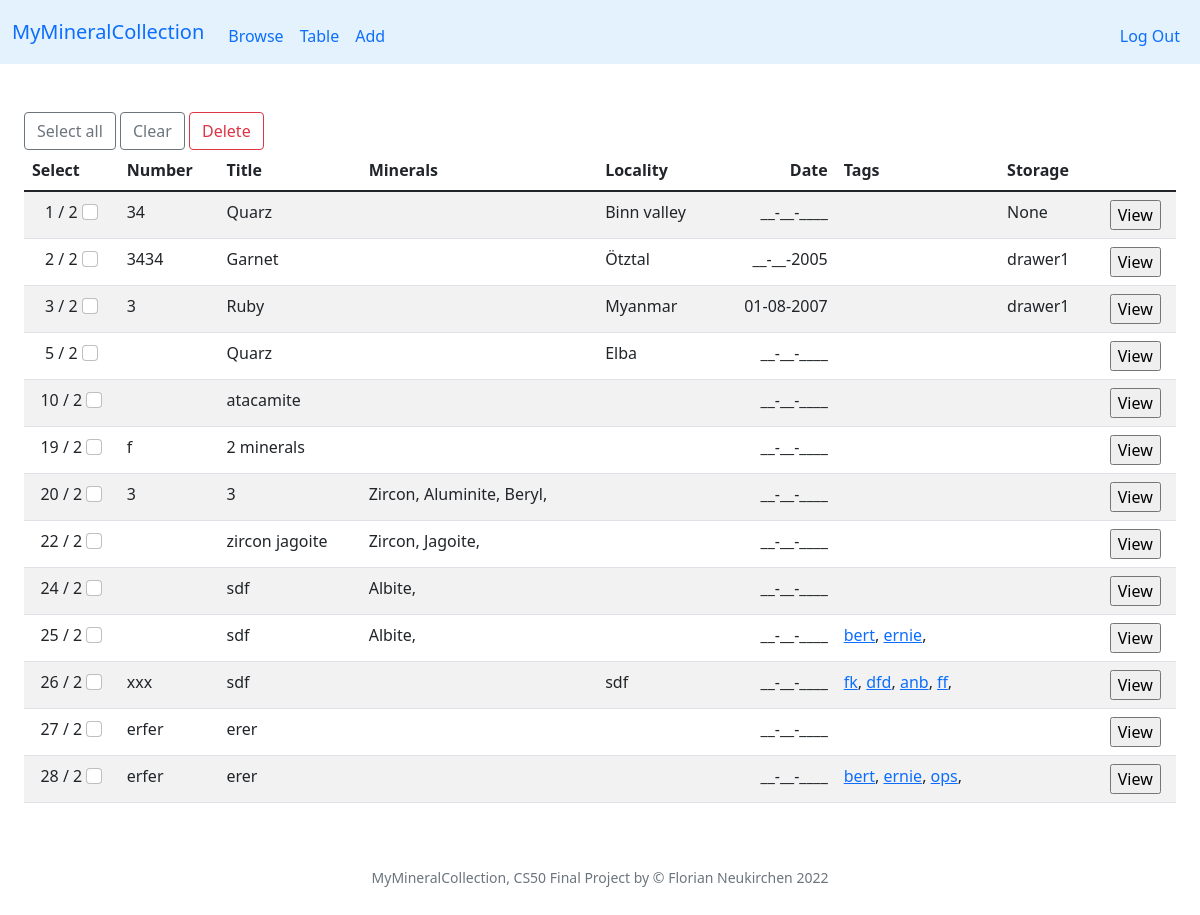
The page /table (signed in) on the database as committed earlier.
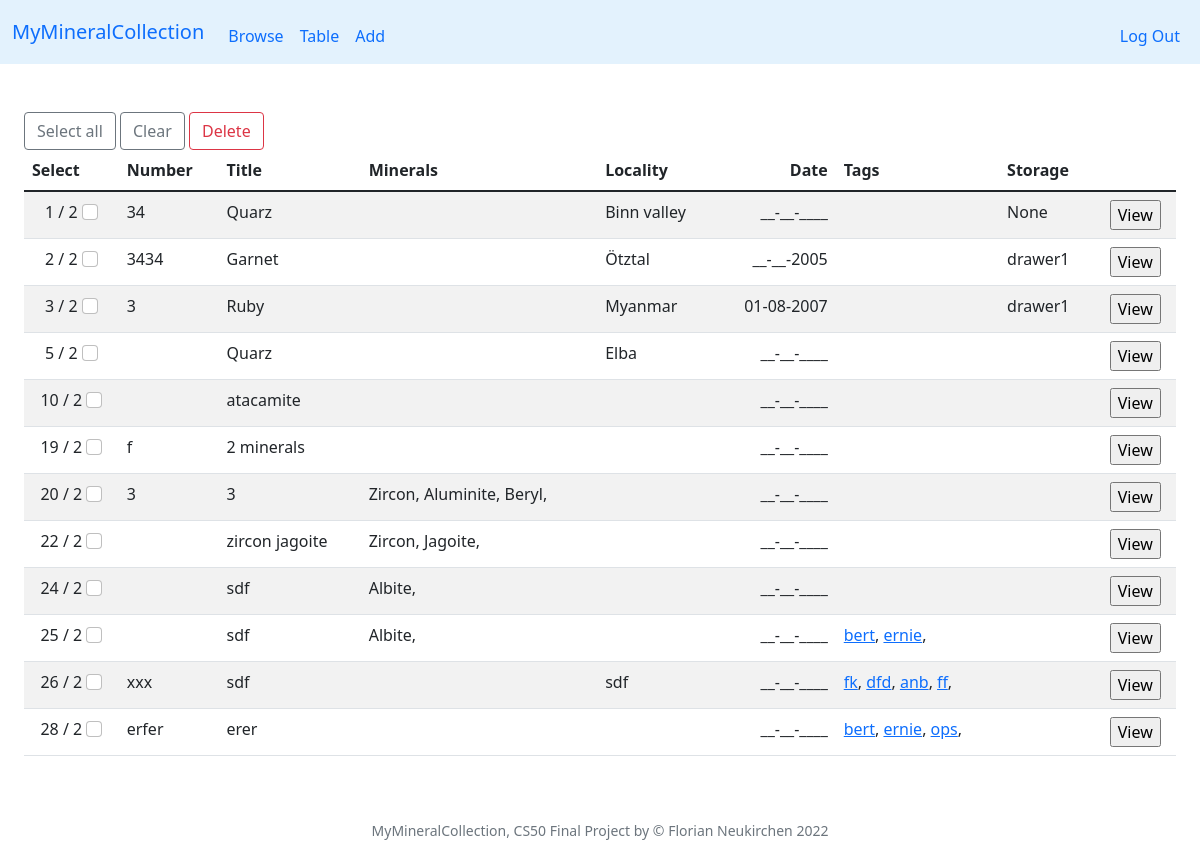
The same page on the database as committed later.
### tables this page shows
CREATE TABLE specimen (id INTEGER PRIMARY KEY AUTOINCREMENT NOT NULL, user_id INTEGER NOT NULL, my_id TEXT, title TEXT, locality TEXT, day INTEGER, month INTEGER, year INTEGER, storage TEXT, timestamp TEXT, thumbnail TEXT);

CREATE TABLE minerals (symbol TEXT, name TEXT NOT NULL, chemistry TEXT, elements TEXT, crystal_system TEXT, fleischer TEXT, PRIMARY KEY(symbol));

CREATE TABLE tags (specimen_id INTEGER NOT NULL REFERENCES specimen(id) ON DELETE CASCADE, tag TEXT NOT NULL);

### app.py (the view)
@app.route("/table")
@login_required
def table():
    rows = db.execute("SELECT * FROM specimen WHERE user_id = ?", session["user_id"])
    for row in rows:
        row['minerals'] = db.execute("SELECT minerals.name AS name FROM minerals JOIN specmin ON minerals.symbol = specmin.min_symbol WHERE specmin.specimen_id = ?", row['id'])
        row['tags'] = db.execute("SELECT tags.tag AS tag FROM tags JOIN specimen ON tags.specimen_id = specimen.id WHERE specimen.id = ?", row['id'])
    return render_template("table.html", rows=rows)

### app.py (called while the page is built)
@app.after_request
def after_request(response):
    response.headers["Cache-Control"] = "no-cache, no-store, must-revalidate"
    response.headers["Expires"] = 0
    response.headers["Pragma"] = "no-cache"
    return response

### helpers.py (called while the page is built)
def login_required(f):
    @wraps(f)
    def decorated_function(*args, **kwargs):
        if session.get("user_id") is None:
            return redirect("/login")
        return f(*args, **kwargs)
    return decorated_function

def date2(value):
    if not value:
        return "__"
    return f"{value:02d}"

def date4(value):
    if not value:
        return "____"
    return f"{value:04d}"

def taglink(value):
    if not value:
        return ""
    html = '<a href="tag?t=' + value + '">' + value + '</a>'
    return html

### templates/table.html (shortened to what this page needs)
{% extends "layout.html" %}
{% block main %}
<div class="container-fluid">
    <div class="text-start card-smaller">
        <button type="button" class="btn btn-outline-secondary" onclick="checkAll()">Select all</button>
        <button type="button" class="btn btn-outline-secondary" onclick="uncheckAll()">Clear</button>
        <button type="button" class="btn btn-outline-danger" data-toggle="modal" data-target="#deleteModal">
        Delete
        </button>
</div>
    <table class="table table-striped">
        <thead>
            <tr>
                <th class="text-start">Select</th>
                <th class="text-start">Number</th>
                <th class="text-start">Title</th>
                <th class="text-start">Minerals</th>
                <th class="text-start">Locality</th>
                <th class="text-end">Date</th>
                <th class="text-start">Tags</th>
                <th class="text-start">Storage</th>
            </tr>
        </thead>
        <tbody>
            {% for row in rows %}
            <tr>
                <td>
                    <div>{{ row['id'] }} / {{ row['user_id']}}
                        <input type="checkbox" class="form-check-input mycheckboxes" name="checkboxes" value="{{ row['id'] }}">
                    </div>
                </td>
                <td class="text-start">{{ row['my_id'] }}</td>
                <td class="text-start">{{ row['title'] }}</td>
                <td class="text-start">
                    {% for min in row['minerals'] %}
                    {{ min['name'] }},
                    {% endfor %}
                </td>
                <td class="text-start">{{ row['locality']  }}</td>
                <td class="text-end">{{ row['day'] | date2 }}-{{ row['month'] | date2 }}-{{ row['year'] | date4}}</td>
                <td class="text-start">
                    {% for tag in row['tags'] %}
                    {{ tag['tag'] | taglink | safe }},
                    {% endfor %}
                </td>
                <td class="text-start">{{ row['storage'] }}</td>
                <td>
                    <form action="/view">
                        <input type="submit" value="View">
                    </form>
                </td>
            </tr>
            {% endfor %}
        </tbody>
    </table>
</div>
{% endblock %}

### templates/layout.html (shortened to what this page needs)
<!DOCTYPE html>
<html lang="en">
    <head>
        <link href="https://cdn.jsdelivr.net/npm/bootstrap@5.1.3/dist/css/bootstrap.min.css" rel="stylesheet">
        <link href="/static/styles.css" rel="stylesheet">
    </head>
    <body>
        <nav class="navbar navbar-expand-md myblue">
            <div class="container-fluid">
                <a class="navbar-brand" href="/">MyMineralCollection</a>
                <div class="collapse navbar-collapse" id="navbar">
                    {% if session["user_id"] %}
                        <ul class="navbar-nav me-auto mt-2">
                            <li class="nav-item"><a class="nav-link" href="/">Browse</a></li>
                            <li class="nav-item"><a class="nav-link" href="/table">Table</a></li>
                            <li class="nav-item"><a class="nav-link" href="/add">Add</a></li>
                        </ul>
                        <ul class="navbar-nav ms-auto mt-2">
                            <li class="nav-item"><a class="nav-link" href="/logout">Log Out</a></li>
                        </ul>
                    {% else %}
                        <ul class="navbar-nav ms-auto mt-2">
                            <li class="nav-item"><a class="nav-link" href="/register">Register</a></li>
                            <li class="nav-item"><a class="nav-link" href="/login">Log In</a></li>
                        </ul>
                    {% endif %}
                </div>
            </div>
        </nav>
        <main class="container-fluid py-5 text-center">
            {% block main %}{% endblock %}
        </main>
        <footer class="mb-5 small text-center text-muted">
            MyMineralCollection, CS50 Final Project by &#169; Florian Neukirchen 2022
        </footer>
    </body>
</html>

### static/styles.css (style rules this page uses)
.myblue { background-color: #e3f2fd; }

Rows that differ between the two databases and show on the page:
removed specimen: id "27", user_id "2", my_id "erfer", title "erer", day "__", month "__", year "____"
